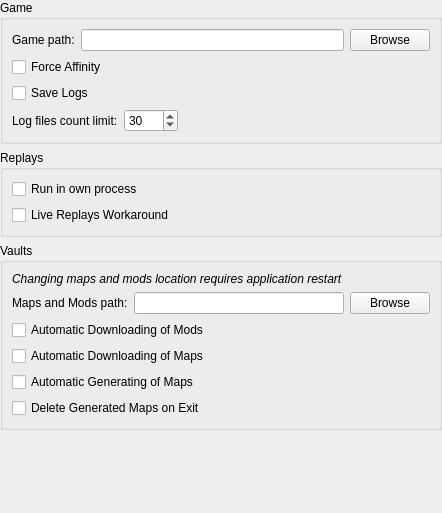
          <widget class="QWidget" name="scrollAreaWidgetContents_2">
           <property name="geometry">
            <rect>
             <x>0</x>
             <y>0</y>
             <width>442</width>
             <height>513</height>
            </rect>
           </property>
           <layout class="QVBoxLayout" name="verticalLayout_8">
            <property name="leftMargin">
             <number>0</number>
            </property>
            <property name="topMargin">
             <number>0</number>
            </property>
            <property name="rightMargin">
             <number>0</number>
            </property>
            <item>
             <widget class="QGroupBox" name="gameSettingsBox">
              <property name="title">
               <string>Game</string>
              </property>
              <layout class="QVBoxLayout" name="verticalLayout_7">
               <item>
                <layout class="QGridLayout" name="gamePath">
                 <item row="0" column="0">
                  <widget class="QLabel" name="label_3">
                   <property name="text">
                    <string>Game path:</string>
                   </property>
                  </widget>
                 </item>
                 <item row="0" column="1">
                  <widget class="QLineEdit" name="editFAPath"/>
                 </item>
                 <item row="0" column="2">
                  <widget class="QPushButton" name="buttonBrowseFA">
                   <property name="text">
                    <string>Browse</string>
                   </property>
                  </widget>
                 </item>
                </layout>
               </item>
               <item>
                <widget class="QCheckBox" name="checkForceAffinity">
                 <property name="text">
                  <string>Force Affinity</string>
                 </property>
                </widget>
               </item>
               <item>
                <widget class="QCheckBox" name="checkSaveGameLogs">
                 <property name="text">
                  <string>Save Logs</string>
                 </property>
                </widget>
               </item>
               <item>
                <layout class="QHBoxLayout" name="horizontalLayout_9">
                 <item>
                  <widget class="QLabel" name="label_29">
                   <property name="toolTip">
                    <string/>
                   </property>
                   <property name="text">
                    <string>Log files count limit:</string>
                   </property>
                  </widget>
                 </item>
                 <item>
                  <widget class="QSpinBox" name="spinGameLogsCount">
                   <property name="maximum">
                    <number>9999</number>
                   </property>
                   <property name="value">
                    <number>30</number>
                   </property>
                  </widget>
                 </item>
                 <item>
                  <spacer name="horizontalSpacer_16">
                   <property name="orientation">
                    <enum>Qt::Orientation::Horizontal</enum>
                   </property>
                   <property name="sizeHint" stdset="0">
                    <size>
                     <width>40</width>
                     <height>20</height>
                    </size>
                   </property>
                  </spacer>
                 </item>
                </layout>
               </item>
              </layout>
             </widget>
            </item>
            <item>
             <widget class="QGroupBox" name="replaysSetttingsBox">
              <property name="title">
               <string>Replays</string>
              </property>
              <layout class="QVBoxLayout" name="verticalLayout_9">
               <item>
                <widget class="QCheckBox" name="checkOwnReplayProcess">
                 <property name="text">
                  <string>Run in own process</string>
                 </property>
                </widget>
               </item>
               <item>
                <widget class="QCheckBox" name="checkLiveReplayWorkaround">
                 <property name="text">
                  <string>Live Replays Workaround</string>
                 </property>
                </widget>
               </item>
              </layout>
             </widget>
            </item>
            <item>
             <widget class="QGroupBox" name="vaultsSettingsBox">
              <property name="title">
               <string>Vaults</string>
              </property>
              <layout class="QVBoxLayout" name="verticalLayout_10">
               <item>
                <widget class="QLabel" name="label_26">
                 <property name="font">
                  <font>
                   <italic>true</italic>
                  </font>
                 </property>
                 <property name="text">
                  <string>Changing maps and mods location requires application restart</string>
                 </property>
                </widget>
               </item>
               <item>
                <layout class="QHBoxLayout" name="mapsAndModsPaths">
                 <item>
                  <widget class="QLabel" name="label_5">
                   <property name="text">
                    <string>Maps and Mods path:</string>
                   </property>
                  </widget>
                 </item>
                 <item>
                  <widget class="QLineEdit" name="editVaultPath"/>
                 </item>
                 <item>
                  <widget class="QPushButton" name="buttonBrowseVault">
                   <property name="text">
                    <string>Browse</string>
                   </property>
                  </widget>
                 </item>
                </layout>
               </item>
               <item>
                <widget class="QCheckBox" name="checkAutoDownloadMods">
                 <property name="text">
                  <string>Automatic Downloading of Mods</string>
                 </property>
                </widget>
               </item>
               <item>
                <widget class="QCheckBox" name="checkAutoDownloadMaps">
                 <property name="text">
                  <string>Automatic Downloading of Maps</string>
                 </property>
                </widget>
               </item>
               <item>
                <widget class="QCheckBox" name="checkAutoGenerateMaps">
                 <property name="text">
                  <string>Automatic Generating of Maps</string>
                 </property>
                </widget>
               </item>
               <item>
                <widget class="QCheckBox" name="checkAutoDeleteGeneratedMaps">
                 <property name="toolTip">
                  <string>Removes map folders whose names match generated maps pattern
Folders with favourite maps remain untouched</string>
                 </property>
                 <property name="text">
                  <string>Delete Generated Maps on Exit</string>
                 </property>
                </widget>
               </item>
              </layout>
             </widget>
            </item>
            <item>
             <spacer name="verticalSpacer">
              <property name="orientation">
               <enum>Qt::Orientation::Vertical</enum>
              </property>
              <property name="sizeHint" stdset="0">
               <size>
                <width>20</width>
                <height>40</height>
               </size>
              </property>
             </spacer>
            </item>
           </layout>
          </widget>
